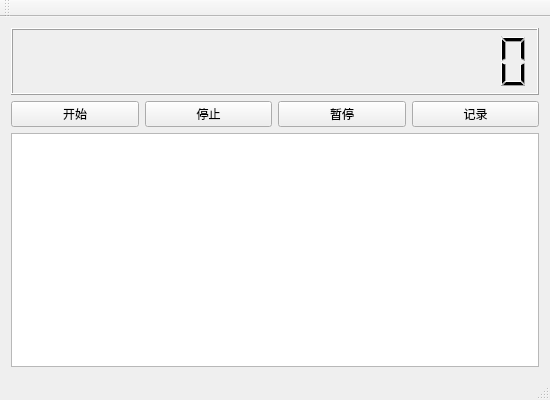
<?xml version="1.0" encoding="UTF-8"?>
<ui version="4.0">
 <class>MainWindow</class>
 <widget class="QMainWindow" name="MainWindow">
  <property name="geometry">
   <rect>
    <x>0</x>
    <y>0</y>
    <width>550</width>
    <height>400</height>
   </rect>
  </property>
  <property name="windowTitle">
   <string>秒表</string>
  </property>
  <widget class="QWidget" name="centralWidget">
   <layout class="QVBoxLayout" name="verticalLayout" stretch="2,1,7">
    <item>
     <widget class="QLCDNumber" name="lcdNumber">
      <property name="digitCount">
       <number>18</number>
      </property>
      <property name="value" stdset="0">
       <double>0.000000000000000</double>
      </property>
      <property name="intValue" stdset="0">
       <number>0</number>
      </property>
     </widget>
    </item>
    <item>
     <layout class="QHBoxLayout" name="horizontalLayout">
      <item>
       <widget class="QPushButton" name="btn_start">
        <property name="enabled">
         <bool>true</bool>
        </property>
        <property name="text">
         <string>开始</string>
        </property>
       </widget>
      </item>
      <item>
       <widget class="QPushButton" name="btn_stop">
        <property name="text">
         <string>停止</string>
        </property>
       </widget>
      </item>
      <item>
       <widget class="QPushButton" name="btn_pause">
        <property name="text">
         <string>暂停</string>
        </property>
       </widget>
      </item>
      <item>
       <widget class="QPushButton" name="btn_log">
        <property name="text">
         <string>记录</string>
        </property>
       </widget>
      </item>
     </layout>
    </item>
    <item>
     <widget class="QTextBrowser" name="textBrowser"/>
    </item>
   </layout>
  </widget>
  <widget class="QToolBar" name="mainToolBar">
   <attribute name="toolBarArea">
    <enum>TopToolBarArea</enum>
   </attribute>
   <attribute name="toolBarBreak">
    <bool>false</bool>
   </attribute>
  </widget>
  <widget class="QStatusBar" name="statusBar"/>
 </widget>
 <layoutdefault spacing="6" margin="11"/>
 <resources/>
 <connections/>
</ui>
